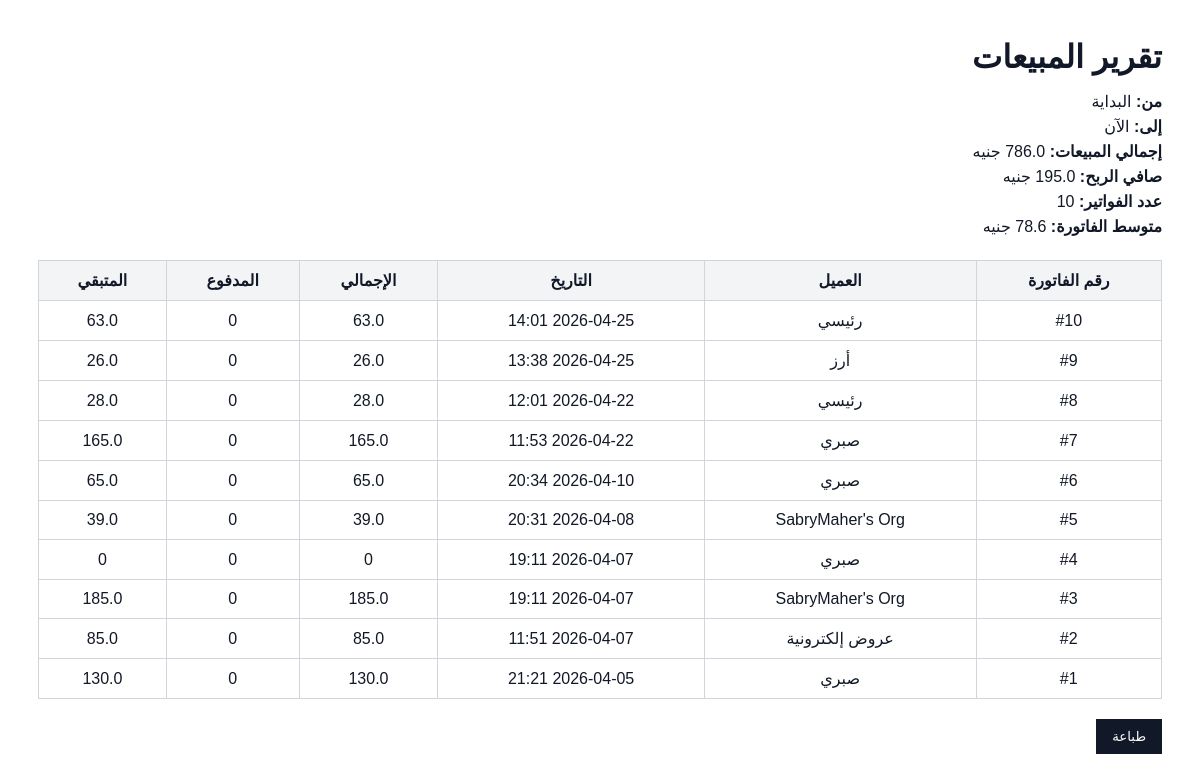
The page /reports/print (signed in) on the database as committed earlier.
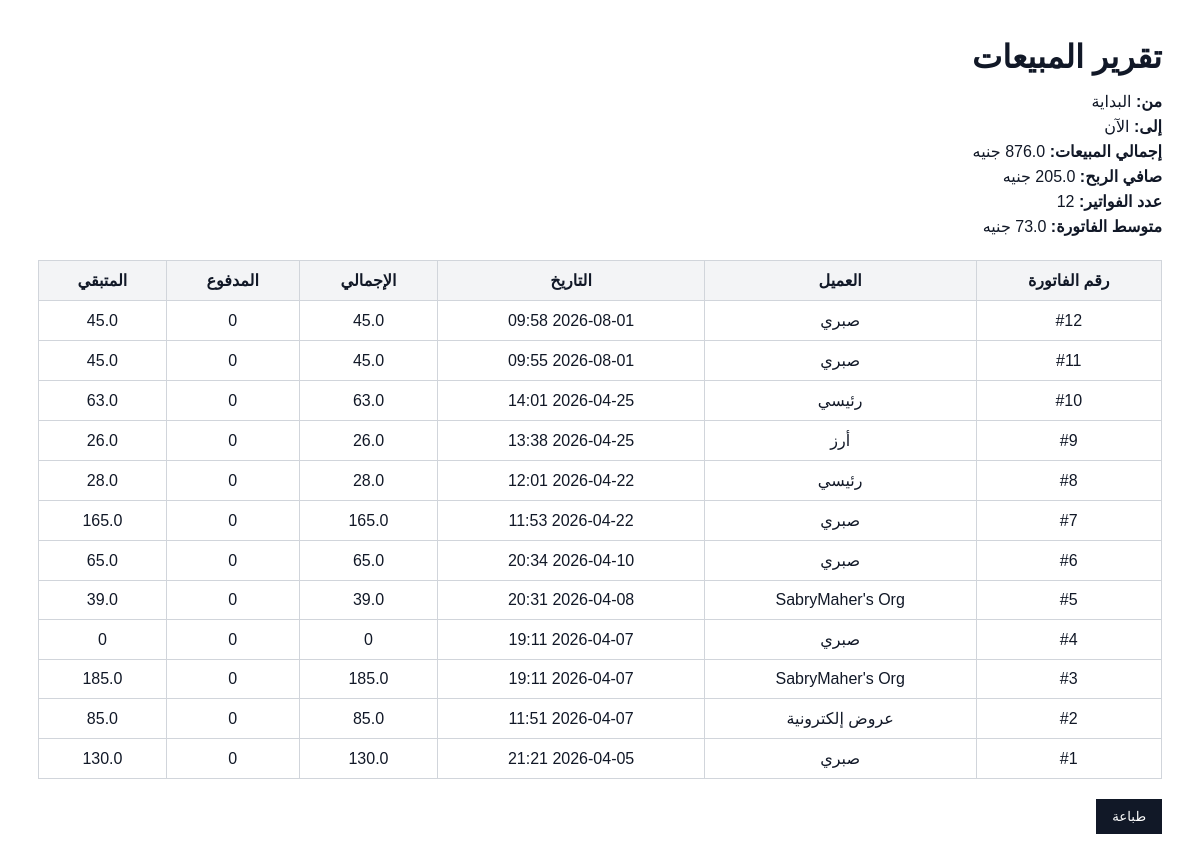
The same page on the database as committed later.
### app/models.py (models this page shows, shortened)
class SalesInvoice(db.Model):
    id = db.Column(db.Integer, primary_key=True)
    customer_name = db.Column(db.String(150), nullable=False)
    customer_phone = db.Column(db.String(50))
    notes = db.Column(db.Text)
    payment_method = db.Column(db.String(50), default="cash")
    amount_paid = db.Column(db.Float, default=0)
    total_amount = db.Column(db.Float, default=0)
    created_at = db.Column(db.DateTime, default=datetime.utcnow)
    is_finalized = db.Column(db.Boolean, default=False)
    finalized_at = db.Column(db.DateTime, nullable=True)
    items = db.relationship(
        "SalesInvoiceItem",
        backref="invoice",
        cascade="all, delete-orphan",
        lazy=True
    )

### app/routes.py (the view)
    @app.route("/reports/print")
    @login_required
    def print_reports():
        if getattr(current_user, "role", "") != "owner":
            flash("ليس لديك صلاحية الوصول لهذه الصفحة", "danger")
            return redirect(url_for("dashboard"))
        date_from = request.args.get("date_from", "").strip()
        date_to = request.args.get("date_to", "").strip()
        invoice_query = SalesInvoice.query
        sales_items_query = (
            db.session.query(SalesInvoiceItem)
            .join(Item, Item.id == SalesInvoiceItem.item_id)
            .join(SalesInvoice, SalesInvoice.id == SalesInvoiceItem.invoice_id)
        )
        if date_from:
            start_date = datetime.strptime(date_from, "%Y-%m-%d")
            invoice_query = invoice_query.filter(SalesInvoice.created_at >= start_date)
            sales_items_query = sales_items_query.filter(SalesInvoice.created_at >= start_date)
        if date_to:
            end_date = datetime.strptime(date_to, "%Y-%m-%d") + timedelta(days=1)
            invoice_query = invoice_query.filter(SalesInvoice.created_at < end_date)
            sales_items_query = sales_items_query.filter(SalesInvoice.created_at < end_date)
        invoices = invoice_query.order_by(SalesInvoice.created_at.desc()).all()
        sales_items = sales_items_query.all()
        total_sales = sum(inv.total_amount or 0 for inv in invoices)
        total_profit = sum(
            ((line.sale_price or 0) - (line.item.purchase_price or 0)) * (line.quantity or 0)
            for line in sales_items
        )
        total_invoices = len(invoices)
        average_invoice = round(total_sales / total_invoices, 2) if total_invoices else 0
        return render_template(
            "reports_print.html",
            date_from=date_from,
            date_to=date_to,
            invoices=invoices,
            total_sales=round(total_sales, 2),
            total_profit=round(total_profit, 2),
            total_invoices=total_invoices,
            average_invoice=average_invoice
        )

### app/models.py (called while the page is built)
@login_manager.user_loader
def load_user(user_id):
    return User.query.get(int(user_id))

### app/templates/reports_print.html (shortened to what this page needs)
<!DOCTYPE html>
<html lang="ar" dir="rtl">
<head>
</head>
<body>
    <h1>تقرير المبيعات</h1>
    <div class="summary">
        <p><strong>من:</strong> {{ date_from or "البداية" }}</p>
        <p><strong>إلى:</strong> {{ date_to or "الآن" }}</p>
        <p><strong>إجمالي المبيعات:</strong> {{ total_sales }} جنيه</p>
        <p><strong>صافي الربح:</strong> {{ total_profit }} جنيه</p>
        <p><strong>عدد الفواتير:</strong> {{ total_invoices }}</p>
        <p><strong>متوسط الفاتورة:</strong> {{ average_invoice }} جنيه</p>
    </div>
    <table>
        <thead>
            <tr>
                <th>رقم الفاتورة</th>
                <th>العميل</th>
                <th>التاريخ</th>
                <th>الإجمالي</th>
                <th>المدفوع</th>
                <th>المتبقي</th>
            </tr>
        </thead>
        <tbody>
            {% for inv in invoices %}
            <tr>
                <td>#{{ inv.id }}</td>
                <td>{{ inv.customer_name }}</td>
                <td>{{ inv.created_at.strftime('%Y-%m-%d %H:%M') }}</td>
                <td>{{ inv.total_amount or 0 }}</td>
                <td>{{ inv.amount_paid or 0 }}</td>
                <td>{{ (inv.total_amount or 0) - (inv.amount_paid or 0) }}</td>
            </tr>
            {% endfor %}
        </tbody>
    </table>
    <button class="print-btn" onclick="window.print()">طباعة</button>
</body>
</html>

Rows that differ between the two databases and show on the page:
added SalesInvoice: id "12", customer_name "صبري", created_at "2026-08-01 09:58", total_amount "45.0", amount_paid "0", (inv.total_amountor0)-(inv.amount_paidor0) "45.0"
added SalesInvoice: id "11", customer_name "صبري", created_at "2026-08-01 09:55", total_amount "45.0", amount_paid "0", (inv.total_amountor0)-(inv.amount_paidor0) "45.0"
Other text that changed with them:
{{ total_invoices }}: "10" → "12"
